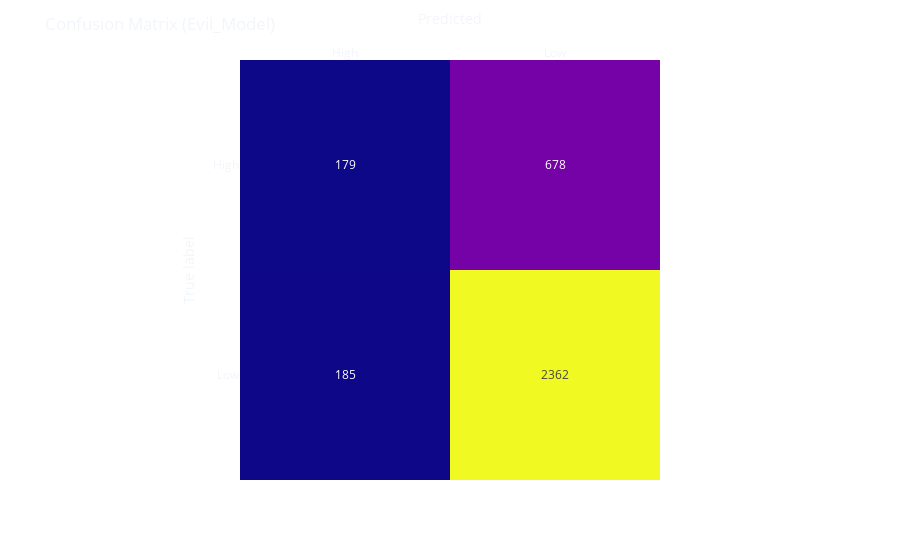

The notebook cell this image was saved under:
### Markdown cell above
**Now we have a more reliable view of what our model has learned. The most important features for this problem are `race`, `age` and `prior`.**

**As [Cynthia Rudin](https://www.nature.com/articles/s42256-019-0048-x#auth-Cynthia-Rudin) puts: we shuold _[stop explaining black box machine learning models for high stakes decisions and use interpretable models instead](https://www.nature.com/articles/s42256-019-0048-x)_.**

**For example, a fully interpretable model could be used in this problem. A model that can be written in 4 lines of pseudocode:**

````

If sample has < 25 years & is African-American & has prior counts > 0:
	Risk = High
Else:
	Risk = Low
	
````

**Lets call this model the `evil_model` and see how it performs incomparisson to our `RandomForestClassifier`.**

### Code cell
def evil_model(df):
    predictions = []
    for i in range(len(df)):
        sample = df.iloc[i]
        if sample['age_cat'] == 'Less than 25' and sample['race'] == 'African-American' and sample['priors_count'] > 0:
            predictions.append(0)
        else:
            predictions.append(1)
    return predictions

predictions = evil_model(X_test)

matrix = confusion_matrix(y_test, predictions)
TN, FP, FN, TP = matrix.ravel()

print(f'Accuracy (Evil-Model): {round(((TP + TN)/(TP + FP + TN + FN)) * 100, 2)}%')


fig = px.imshow(matrix,
                labels=dict(x="Predicted", y="True label"),
                x=['High', 'Low'],
                y=['High', 'Low'],
                text_auto=True
                )
fig.update_xaxes(side='top')
fig.update_layout(template='plotly_dark',
                  title='Confusion Matrix (Evil_Model)',
                  coloraxis_showscale=False,
                  paper_bgcolor='rgba(0, 0, 0, 0)',
                  plot_bgcolor='rgba(0, 0, 0, 0)')
fig.show()

### Figure 1 — Plotly figure (JSON) as saved in the notebook; plotly's stock layout.template omitted (floating-point values rounded to 4 significant figures)
{"data": [{"coloraxis": "coloraxis", "hovertemplate": "Predicted: %{x}<br>True label: %{y}<br>color: %{z}<extra></extra>", "name": "0", "texttemplate": "%{z}", "type": "heatmap", "x": ["High", "Low"], "xaxis": "x", "y": ["High", "Low"], "yaxis": "y", "z": [[179, 678], [185, 2362]]}], "layout": {"coloraxis": {"colorscale": [[0, "#0d0887"], [0.1111, "#46039f"], [0.2222, "#7201a8"], [0.3333, "#9c179e"], [0.4444, "#bd3786"], [0.5556, "#d8576b"], [0.6667, "#ed7953"], [0.7778, "#fb9f3a"], [0.8889, "#fdca26"], [1, "#f0f921"]], "showscale": false}, "margin": {"t": 60}, "paper_bgcolor": "rgba(0, 0, 0, 0)", "plot_bgcolor": "rgba(0, 0, 0, 0)", "title": {"text": "Confusion Matrix (Evil_Model)"}, "xaxis": {"anchor": "y", "constrain": "domain", "domain": [0, 1], "scaleanchor": "y", "side": "top", "title": {"text": "Predicted"}}, "yaxis": {"anchor": "x", "autorange": "reversed", "constrain": "domain", "domain": [0, 1], "title": {"text": "True label"}}}}
